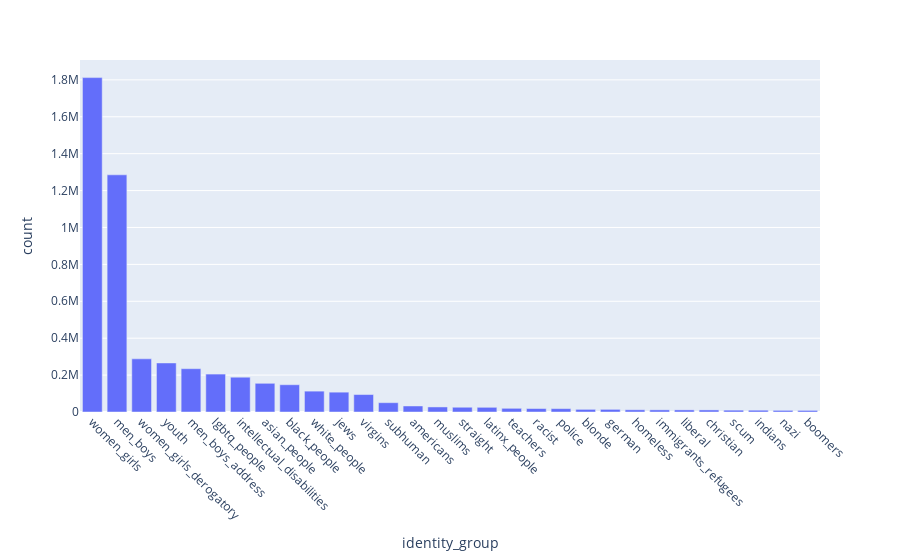

Here is the notebook cell this chart was saved with:
### Markdown cell above
## Group identity terms

### Code cell
import json

identity_groups_fpath = '../resources/identity_groups.json'
with open(identity_groups_fpath, 'r') as f:
    identity_groups = json.load(f)
print(len(identity_groups))

exp['identity_group'] = exp.netmapper_identity_matches.map(lambda x: identity_groups.get(x, x))
exploded = exp.explode('identity_group') # Count intersectional mentions as a mention in each of their categories
gp_freq = exploded.identity_group.value_counts().to_frame(name='count').reset_index(names='identity_group')
gp_freq.head(30)

import plotly.express as px
pd.options.plotting.backend = 'plotly'

# fig = px.bar(gp_freq.head(50), x='term', y='count')
fig = px.bar(gp_freq.head(30), x='identity_group', y='count')
fig.update_xaxes(tickangle=45)

### Figure 1 — Plotly figure (JSON) as saved in the notebook; plotly's stock layout.template omitted (floating-point values rounded to 4 significant figures)
{"data": [{"alignmentgroup": "True", "hovertemplate": "identity_group=%{x}<br>count=%{y}<extra></extra>", "legendgroup": "", "marker": {"color": "#636efa", "pattern": {"shape": ""}}, "name": "", "offsetgroup": "", "orientation": "v", "showlegend": false, "textposition": "auto", "type": "bar", "x": ["women_girls", "men_boys", "women_girls_derogatory", "youth", "men_boys_address", "lgbtq_people", "intellectual_disabilities", "asian_people", "black_people", "white_people", "jews", "virgins", "subhuman", "americans", "muslims", "straight", "latinx_people", "teachers", "racist", "police", "blonde", "german", "homeless", "immigrants_refugees", "liberal", "christian", "scum", "indians", "nazi", "boomers"], "xaxis": "x", "y": [1812233, 1285369, 288138, 265814, 234724, 205564, 188566, 155535, 147849, 113051, 107526, 94597, 50528, 32685, 27365, 25798, 25410, 19980, 18723, 18287, 14381, 14322, 12004, 11654, 11438, 11217, 10003, 9742, 8918, 8689], "yaxis": "y"}], "layout": {"autosize": true, "barmode": "relative", "legend": {"tracegroupgap": 0}, "margin": {"t": 60}, "xaxis": {"anchor": "y", "autorange": true, "domain": [0, 1], "range": [-0.5, 29.5], "tickangle": 45, "title": {"text": "identity_group"}, "type": "category"}, "yaxis": {"anchor": "x", "autorange": true, "domain": [0, 1], "range": [0, 1908000.0], "title": {"text": "count"}, "type": "linear"}}}
